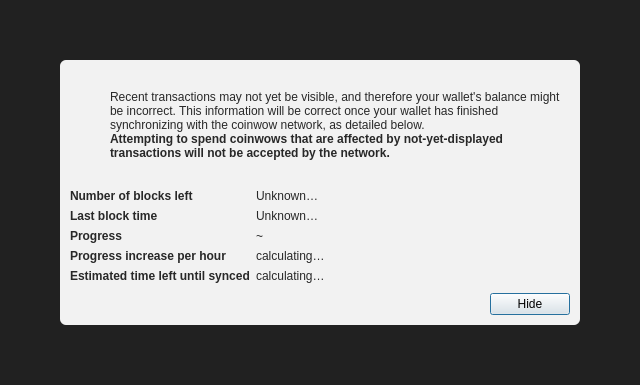
<?xml version="1.0" encoding="UTF-8"?>
<ui version="4.0">
 <class>ModalOverlay</class>
 <widget class="QWidget" name="ModalOverlay">
  <property name="geometry">
   <rect>
    <x>0</x>
    <y>0</y>
    <width>640</width>
    <height>385</height>
   </rect>
  </property>
  <property name="windowTitle">
   <string>Form</string>
  </property>
  <layout class="QVBoxLayout" name="verticalLayout" stretch="0">
   <property name="sizeConstraint">
    <enum>QLayout::SetDefaultConstraint</enum>
   </property>
   <property name="leftMargin">
    <number>0</number>
   </property>
   <property name="topMargin">
    <number>0</number>
   </property>
   <property name="rightMargin">
    <number>0</number>
   </property>
   <property name="bottomMargin">
    <number>0</number>
   </property>
   <item>
    <widget class="QWidget" name="bgWidget" native="true">
     <property name="styleSheet">
      <string notr="true">#bgWidget { background: rgba(0,0,0,220); }</string>
     </property>
     <layout class="QVBoxLayout" name="verticalLayoutMain" stretch="1">
      <property name="leftMargin">
       <number>60</number>
      </property>
      <property name="topMargin">
       <number>60</number>
      </property>
      <property name="rightMargin">
       <number>60</number>
      </property>
      <property name="bottomMargin">
       <number>60</number>
      </property>
      <item>
       <widget class="QWidget" name="contentWidget" native="true">
        <property name="styleSheet">
         <string notr="true">#contentWidget { background: rgba(255,255,255,240); border-radius: 6px; }

QLabel { color: rgb(40,40,40);  }</string>
        </property>
        <layout class="QVBoxLayout" name="verticalLayoutSub" stretch="1,0,0,0">
         <property name="spacing">
          <number>0</number>
         </property>
         <property name="leftMargin">
          <number>10</number>
         </property>
         <property name="topMargin">
          <number>10</number>
         </property>
         <property name="rightMargin">
          <number>10</number>
         </property>
         <property name="bottomMargin">
          <number>10</number>
         </property>
         <item>
          <layout class="QHBoxLayout" name="horizontalLayoutIconText" stretch="0,1">
           <property name="topMargin">
            <number>20</number>
           </property>
           <item>
            <layout class="QVBoxLayout" name="verticalLayoutIcon">
             <property name="leftMargin">
              <number>0</number>
             </property>
             <item>
              <widget class="QPushButton" name="warningIcon">
               <property name="enabled">
                <bool>false</bool>
               </property>
               <property name="text">
                <string/>
               </property>
               <property name="icon">
                <iconset>
                 <normaloff>:/icons/warning</normaloff>
                 <disabledoff>:/icons/warning</disabledoff>:/icons/warning</iconset>
               </property>
               <property name="iconSize">
                <size>
                 <width>48</width>
                 <height>48</height>
                </size>
               </property>
               <property name="flat">
                <bool>true</bool>
               </property>
              </widget>
             </item>
             <item>
              <spacer name="verticalSpacerWarningIcon">
               <property name="orientation">
                <enum>Qt::Vertical</enum>
               </property>
               <property name="sizeHint" stdset="0">
                <size>
                 <width>20</width>
                 <height>40</height>
                </size>
               </property>
              </spacer>
             </item>
            </layout>
           </item>
           <item>
            <layout class="QVBoxLayout" name="verticalLayoutInfoText">
             <property name="leftMargin">
              <number>0</number>
             </property>
             <property name="topMargin">
              <number>0</number>
             </property>
             <item>
              <widget class="QLabel" name="infoText">
               <property name="text">
                <string>Recent transactions may not yet be visible, and therefore your wallet's balance might be incorrect. This information will be correct once your wallet has finished synchronizing with the coinwow network, as detailed below.</string>
               </property>
               <property name="textFormat">
                <enum>Qt::RichText</enum>
               </property>
               <property name="wordWrap">
                <bool>true</bool>
               </property>
              </widget>
             </item>
             <item>
              <widget class="QLabel" name="infoTextStrong">
               <property name="font">
                <font>
                 <weight>75</weight>
                 <bold>true</bold>
                </font>
               </property>
               <property name="text">
                <string>Attempting to spend coinwows that are affected by not-yet-displayed transactions will not be accepted by the network.</string>
               </property>
               <property name="textFormat">
                <enum>Qt::RichText</enum>
               </property>
               <property name="wordWrap">
                <bool>true</bool>
               </property>
              </widget>
             </item>
             <item>
              <spacer name="verticalSpacerInTextSpace">
               <property name="orientation">
                <enum>Qt::Vertical</enum>
               </property>
               <property name="sizeHint" stdset="0">
                <size>
                 <width>20</width>
                 <height>40</height>
                </size>
               </property>
              </spacer>
             </item>
            </layout>
           </item>
          </layout>
         </item>
         <item>
          <spacer name="verticalSpacerAfterText">
           <property name="orientation">
            <enum>Qt::Vertical</enum>
           </property>
           <property name="sizeHint" stdset="0">
            <size>
             <width>20</width>
             <height>40</height>
            </size>
           </property>
          </spacer>
         </item>
         <item>
          <layout class="QFormLayout" name="formLayout">
           <property name="fieldGrowthPolicy">
            <enum>QFormLayout::FieldsStayAtSizeHint</enum>
           </property>
           <property name="horizontalSpacing">
            <number>6</number>
           </property>
           <property name="verticalSpacing">
            <number>6</number>
           </property>
           <property name="topMargin">
            <number>10</number>
           </property>
           <item row="0" column="0">
            <widget class="QLabel" name="labelNumberOfBlocksLeft">
             <property name="font">
              <font>
               <weight>75</weight>
               <bold>true</bold>
              </font>
             </property>
             <property name="text">
              <string>Number of blocks left</string>
             </property>
            </widget>
           </item>
           <item row="0" column="1">
            <widget class="QLabel" name="numberOfBlocksLeft">
             <property name="text">
              <string>Unknown…</string>
             </property>
            </widget>
           </item>
           <item row="1" column="0">
            <widget class="QLabel" name="labelLastBlockTime">
             <property name="font">
              <font>
               <weight>75</weight>
               <bold>true</bold>
              </font>
             </property>
             <property name="text">
              <string>Last block time</string>
             </property>
            </widget>
           </item>
           <item row="1" column="1">
            <widget class="QLabel" name="newestBlockDate">
             <property name="sizePolicy">
              <sizepolicy hsizetype="Maximum" vsizetype="Preferred">
               <horstretch>0</horstretch>
               <verstretch>0</verstretch>
              </sizepolicy>
             </property>
             <property name="text">
              <string>Unknown…</string>
             </property>
            </widget>
           </item>
           <item row="2" column="0">
            <widget class="QLabel" name="labelSyncDone">
             <property name="font">
              <font>
               <weight>75</weight>
               <bold>true</bold>
              </font>
             </property>
             <property name="text">
              <string>Progress</string>
             </property>
            </widget>
           </item>
           <item row="2" column="1">
            <layout class="QHBoxLayout" name="horizontalLayoutSync" stretch="0,1">
             <item>
              <widget class="QLabel" name="percentageProgress">
               <property name="text">
                <string notr="true">~</string>
               </property>
              </widget>
             </item>
            </layout>
           </item>
           <item row="4" column="0">
            <widget class="QLabel" name="labelProgressIncrease">
             <property name="font">
              <font>
               <weight>75</weight>
               <bold>true</bold>
              </font>
             </property>
             <property name="text">
              <string>Progress increase per hour</string>
             </property>
            </widget>
           </item>
           <item row="4" column="1">
            <widget class="QLabel" name="progressIncreasePerH">
             <property name="text">
              <string>calculating…</string>
             </property>
            </widget>
           </item>
           <item row="5" column="0">
            <widget class="QLabel" name="labelEstimatedTimeLeft">
             <property name="font">
              <font>
               <weight>75</weight>
               <bold>true</bold>
              </font>
             </property>
             <property name="text">
              <string>Estimated time left until synced</string>
             </property>
            </widget>
           </item>
           <item row="5" column="1">
            <widget class="QLabel" name="expectedTimeLeft">
             <property name="text">
              <string>calculating…</string>
             </property>
            </widget>
           </item>
          </layout>
         </item>
         <item>
          <layout class="QHBoxLayout" name="horizontalLayoutButtons">
           <property name="leftMargin">
            <number>10</number>
           </property>
           <property name="topMargin">
            <number>10</number>
           </property>
           <item>
            <spacer name="horizontalSpacer">
             <property name="orientation">
              <enum>Qt::Horizontal</enum>
             </property>
             <property name="sizeHint" stdset="0">
              <size>
               <width>40</width>
               <height>20</height>
              </size>
             </property>
            </spacer>
           </item>
           <item>
            <widget class="QPushButton" name="closeButton">
             <property name="text">
              <string>Hide</string>
             </property>
             <property name="shortcut">
              <string>Esc</string>
             </property>
             <property name="focusPolicy">
              <enum>Qt::StrongFocus</enum>
             </property>
             <property name="default">
              <bool>true</bool>
             </property>
            </widget>
           </item>
          </layout>
         </item>
        </layout>
       </widget>
      </item>
     </layout>
    </widget>
   </item>
  </layout>
 </widget>
 <resources/>
 <connections/>
</ui>
